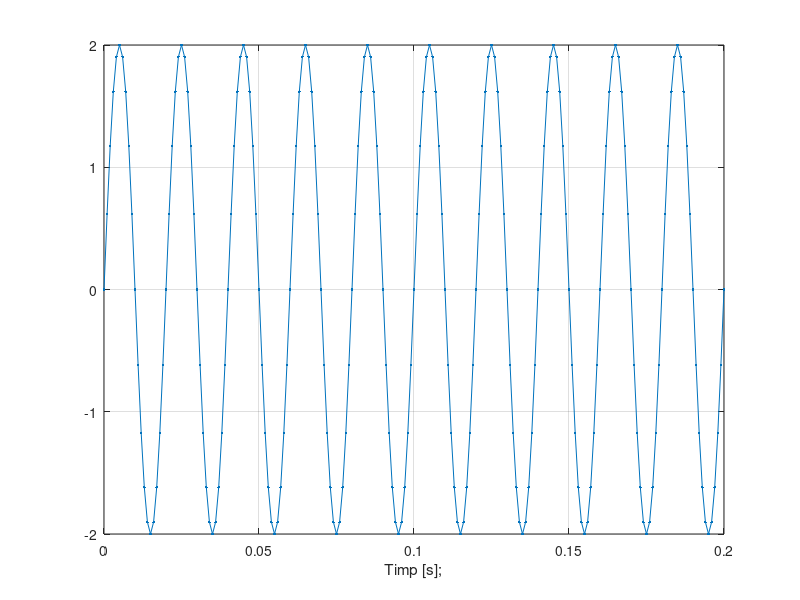
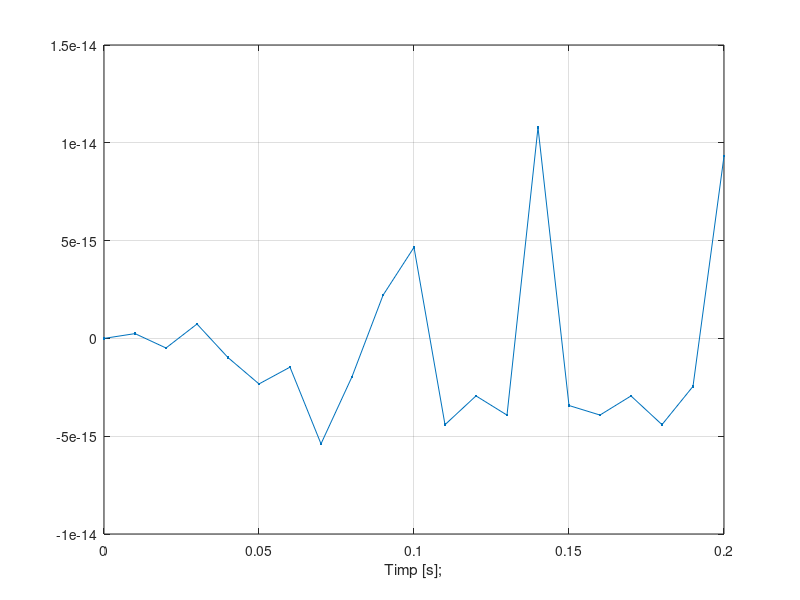
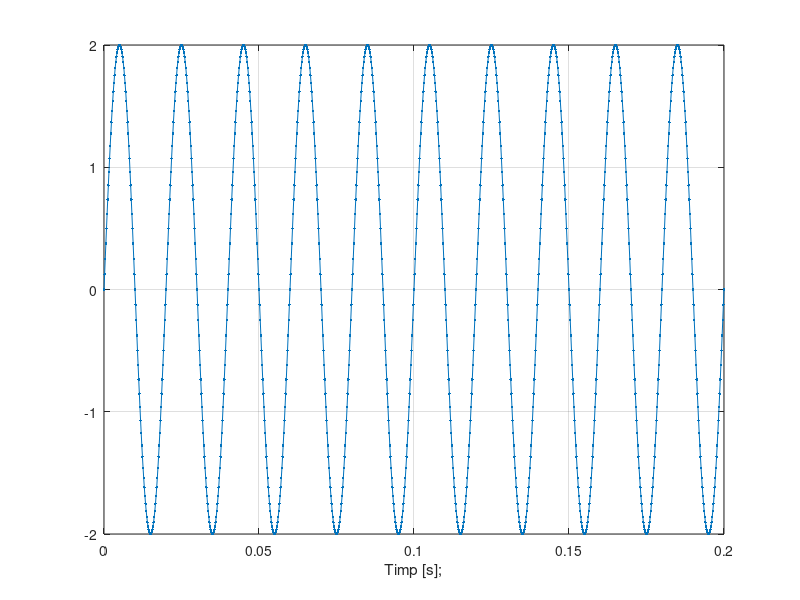
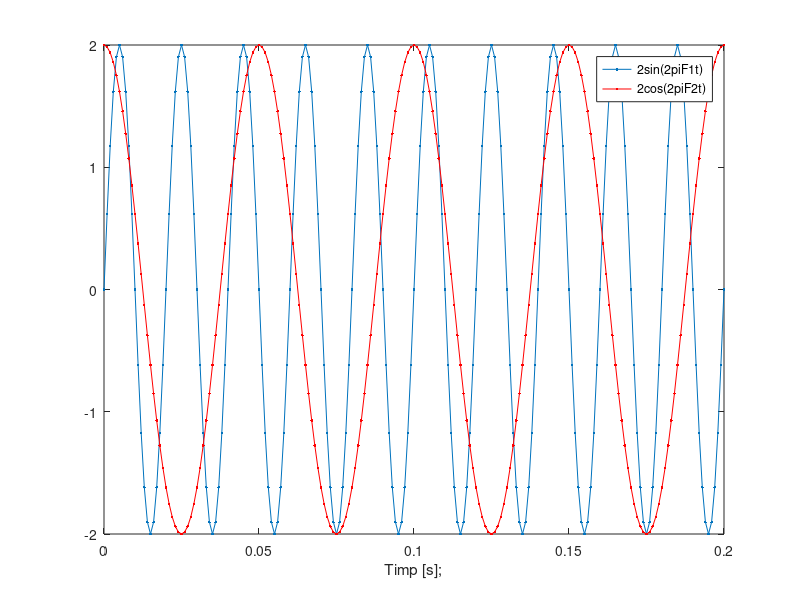

These figures' MATLAB source, in order:
%cream semnalul sinusoidal de frecventa F=50 Hz, durata 0.2 s si
%amplitudine 2, cu rezolutia temporala 1ms=0.001s
F=50;
t=0:0.001:0.2;
s=2*sin(2*pi*F*t);
h=figure;
set(h,'name','Ex5_pas_0.001','numbertitle','off')
plot(t,s,'.-'),xlabel('Timp [s];'),grid
%folosind data cursor, masuram perioada T de 0.021-0.001=0.02 s, ce
%corespunde valorii teoretice T=1/F

%modificam pasul de variatie a variabilei t la 0.01, observam ca asta se
%traduce printr-o rezolutie scazuta considerabil, astfel ca semnalul nici
%nu mai "arata" sinusoidal
t=0:0.01:0.2;
s=2*sin(2*pi*F*t);
h=figure;
set(h,'name','Ex5_pas_0.01','numbertitle','off')
plot(t,s,'.-'),xlabel('Timp [s];'),grid
%si in cazul asta perioada masurata ochiometric pe grafic este tot de
%0.02s, insa este ceva aproximativ, graficul nefiind unul sinusoidal si,
%deci, neobservand o repetare constanta a unei secvente

%modificam pasul de variatie a variabilei t la 0.0002, ceea ce inseamna ca
%rezolutia creste, reprezentarea grafica fiind foarte
%"curata"/"sinusoidala"
t=0:0.0002:0.2;
s=2*sin(2*pi*F*t);
h=figure;
set(h,'name','Ex5_pas_0.0002','numbertitle','off')
plot(t,s,'.-'),xlabel('Timp [s];'),grid
%fiind cazul celei mai bune rezolutii, adica avand cele mai multe puncte
%care dicteaza curba sinusoidala, este foarte usor de vazut perioada 0.02 s

%subpunctul c

%generam si semnalul cosinusoidal de frecventa F2=20 Hz, folosind aceeasi
%rezolutie ca pentru semnalul sinusoidal si le afisam in acelasi sistem de
%coordonate
F2=20;
F1=50;
t=0:0.001:0.2;
s=2*sin(2*pi*F1*t);
c=2*cos(2*pi*F2*t);
h=figure;
set(h,'name','Ex5_c)','numbertitle','off')
plot(t,s,'.-', 'DisplayName', '2sin(2piF1t)'),xlabel('Timp [s];'),grid
hold on
plot(t,c,'.-r', 'DisplayName', '2cos(2piF2t)'),xlabel('Timp [s];'),grid
hold off
legend('show')


